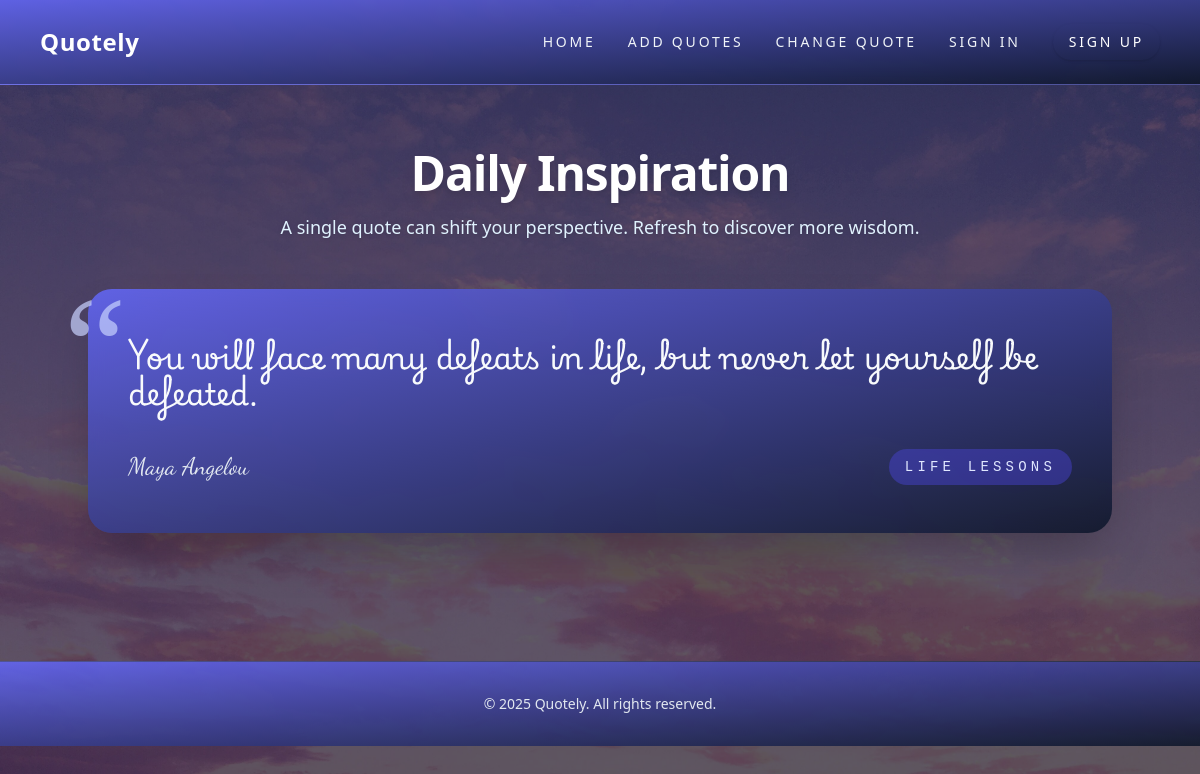
The page / on the database its author committed.
### polls/models.py (models this page shows, shortened)
class Quotes(models.Model):
    content = models.TextField()
    author = models.ForeignKey(Author, on_delete=models.CASCADE, related_name="quotes")
    tags = models.ManyToManyField(Tag, blank=True, related_name="quotes")
    created_at = models.DateTimeField(auto_now_add=True)  # new field
    featured = models.BooleanField(default=False)
    updated_at = models.DateTimeField(auto_now=True, null=True)  # new field

class Author(models.Model):
    name = models.CharField(max_length=100, unique=True)
    bio = models.TextField(blank=True)

class TagCategory(models.Model):
    name = models.CharField(max_length=100, unique=True)
    description = models.TextField(blank=True)
    class Meta:
        verbose_name = "Tag category"
        verbose_name_plural = "Tag categories"

### polls/views.py (the view)
# urls.py: 2. Add a URL to urlpatterns:  path('', Home.as_view(), name='home')
def Home(request):
    quote_payload = randomQuote()
    context = {}
    if quote_payload:
        quote_obj = quote_payload["quote"]
        category = quote_payload["category"] or "Uncategorized"
        context = {
            "quote_obj": quote_obj,
            "category": category,
        }
    return render(request, "Home.html", context)

### polls/utils.py (called while the page is built)
def randomQuote():
    quotes = list(
        Quotes.objects.select_related("author").prefetch_related("tags__category")
    )
    if not quotes:
        return None
    random_quote = random.choice(quotes)
    category_name = next(
        (
            tag.category.name
            for tag in random_quote.tags.all()
            if tag.category is not None
        ),
        None,
    )
    return {"quote": random_quote, "category": category_name}

### polls/templates/Home.html (shortened to what this page needs)
{% extends "base.html" %}
{% block content %}
<section class="py-16">
    <div class="max-w-5xl mx-auto">
        <div class="text-center mb-12">
            <h1 class="text-4xl md:text-5xl font-semibold text-white tracking-tight drop-shadow-lg">Daily Inspiration</h1>
            <p class="mt-4 text-sky-100 text-lg drop-shadow">A single quote can shift your perspective. Refresh to discover more wisdom.</p>
        </div>
        {% if quote_obj %}
        <article class="relative bg-gradient-to-br from-indigo-500/90 to-slate-900/90 backdrop-blur shadow-2xl rounded-3xl px-10 py-12 text-left">
            <div class="absolute -top-12 -left-6 text-indigo-200/70 text-[140px] font-serif select-none">“</div>
            <blockquote class="relative">
                <p class="font-playwrite text-2xl md:text-3xl text-slate-50 leading-relaxed">{{ quote_obj.content }}</p>
            </blockquote>
            <div class="mt-10 flex flex-col md:flex-row md:items-center md:justify-between gap-4 text-slate-200">
                <a href="/Authors/{{ quote_obj.author.name|slugify }}/" class="font-dancing text-2xl hover:text-white transition-colors underline-offset-4 hover:underline">
                    {{ quote_obj.author.name }}
                </a>
                <span class="font-bitcount text-sm tracking-[0.3em] uppercase bg-indigo-600/40 px-4 py-2 rounded-full text-indigo-100">
                    {{ category }}
                </span>
            </div>
        </article>
        {% else %}
        <div class="bg-slate-900/60 text-slate-100 p-10 rounded-3xl shadow-2xl text-center">
            <p class="text-xl">No quotes yet. Be the first to <a class="underline text-indigo-200" href="{% url 'add_quote' %}">add one</a>.</p>
        </div>
        {% endif %}
    </div>
</section>
{% endblock %}

### rows shown on the page
Quotes: content "You will face many defeats in life, but never let yourself be defeated.", author.name "Maya Angelou"
TagCategory: name "LIFE LESSONS"

### other values the page prints
{{ year|default:"2025" }} "2025"
